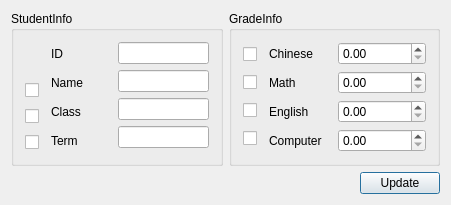
<?xml version="1.0" encoding="UTF-8"?>
<ui version="4.0">
 <class>UpdateDialogClass</class>
 <widget class="QDialog" name="UpdateDialogClass">
  <property name="geometry">
   <rect>
    <x>0</x>
    <y>0</y>
    <width>451</width>
    <height>187</height>
   </rect>
  </property>
  <property name="windowTitle">
   <string>UpdateDialog</string>
  </property>
  <layout class="QVBoxLayout" name="verticalLayout_7">
   <item>
    <layout class="QHBoxLayout" name="horizontalLayout_3" stretch="0,0">
     <item>
      <widget class="QGroupBox" name="groupBox">
       <property name="title">
        <string>StudentInfo</string>
       </property>
       <layout class="QHBoxLayout" name="horizontalLayout_2" stretch="1,4,6">
        <item>
         <layout class="QVBoxLayout" name="verticalLayout_4">
          <item>
           <spacer name="verticalSpacer">
            <property name="orientation">
             <enum>Qt::Vertical</enum>
            </property>
            <property name="sizeHint" stdset="0">
             <size>
              <width>20</width>
              <height>40</height>
             </size>
            </property>
           </spacer>
          </item>
          <item>
           <widget class="QCheckBox" name="rbName">
            <property name="minimumSize">
             <size>
              <width>20</width>
              <height>20</height>
             </size>
            </property>
            <property name="maximumSize">
             <size>
              <width>20</width>
              <height>20</height>
             </size>
            </property>
            <property name="text">
             <string/>
            </property>
           </widget>
          </item>
          <item>
           <widget class="QCheckBox" name="rbClass">
            <property name="minimumSize">
             <size>
              <width>20</width>
              <height>20</height>
             </size>
            </property>
            <property name="maximumSize">
             <size>
              <width>20</width>
              <height>20</height>
             </size>
            </property>
            <property name="text">
             <string/>
            </property>
           </widget>
          </item>
          <item>
           <widget class="QCheckBox" name="rbTerm">
            <property name="minimumSize">
             <size>
              <width>20</width>
              <height>20</height>
             </size>
            </property>
            <property name="text">
             <string/>
            </property>
           </widget>
          </item>
         </layout>
        </item>
        <item>
         <layout class="QVBoxLayout" name="verticalLayout_5">
          <item>
           <widget class="QLabel" name="lblID">
            <property name="text">
             <string>ID</string>
            </property>
           </widget>
          </item>
          <item>
           <widget class="QLabel" name="lblName">
            <property name="text">
             <string>Name</string>
            </property>
           </widget>
          </item>
          <item>
           <widget class="QLabel" name="lblClass">
            <property name="text">
             <string>Class</string>
            </property>
           </widget>
          </item>
          <item>
           <widget class="QLabel" name="lblTerm">
            <property name="text">
             <string>Term</string>
            </property>
           </widget>
          </item>
         </layout>
        </item>
        <item>
         <layout class="QVBoxLayout" name="verticalLayout_6">
          <item>
           <widget class="QLineEdit" name="lineEditID"/>
          </item>
          <item>
           <widget class="QLineEdit" name="lineEditName"/>
          </item>
          <item>
           <widget class="QLineEdit" name="lineEditClass"/>
          </item>
          <item>
           <widget class="QLineEdit" name="lineEditTerm"/>
          </item>
         </layout>
        </item>
       </layout>
      </widget>
     </item>
     <item>
      <widget class="QGroupBox" name="groupBox_2">
       <property name="title">
        <string>GradeInfo</string>
       </property>
       <layout class="QHBoxLayout" name="horizontalLayout" stretch="1,5,7">
        <item>
         <layout class="QVBoxLayout" name="verticalLayout">
          <item>
           <widget class="QCheckBox" name="rbChinese">
            <property name="minimumSize">
             <size>
              <width>20</width>
              <height>20</height>
             </size>
            </property>
            <property name="maximumSize">
             <size>
              <width>20</width>
              <height>20</height>
             </size>
            </property>
            <property name="text">
             <string/>
            </property>
           </widget>
          </item>
          <item>
           <widget class="QCheckBox" name="rbMath">
            <property name="minimumSize">
             <size>
              <width>20</width>
              <height>20</height>
             </size>
            </property>
            <property name="maximumSize">
             <size>
              <width>20</width>
              <height>20</height>
             </size>
            </property>
            <property name="text">
             <string/>
            </property>
           </widget>
          </item>
          <item>
           <widget class="QCheckBox" name="rbEnglish">
            <property name="minimumSize">
             <size>
              <width>20</width>
              <height>20</height>
             </size>
            </property>
            <property name="maximumSize">
             <size>
              <width>20</width>
              <height>20</height>
             </size>
            </property>
            <property name="text">
             <string/>
            </property>
           </widget>
          </item>
          <item>
           <widget class="QCheckBox" name="rbComputer">
            <property name="minimumSize">
             <size>
              <width>20</width>
              <height>20</height>
             </size>
            </property>
            <property name="maximumSize">
             <size>
              <width>20</width>
              <height>20</height>
             </size>
            </property>
            <property name="text">
             <string/>
            </property>
           </widget>
          </item>
         </layout>
        </item>
        <item>
         <layout class="QVBoxLayout" name="verticalLayout_2">
          <item>
           <widget class="QLabel" name="lblID_6">
            <property name="text">
             <string>Chinese</string>
            </property>
           </widget>
          </item>
          <item>
           <widget class="QLabel" name="lblID_7">
            <property name="text">
             <string>Math</string>
            </property>
           </widget>
          </item>
          <item>
           <widget class="QLabel" name="lblID_8">
            <property name="text">
             <string>English</string>
            </property>
           </widget>
          </item>
          <item>
           <widget class="QLabel" name="lblID_9">
            <property name="text">
             <string>Computer</string>
            </property>
           </widget>
          </item>
         </layout>
        </item>
        <item>
         <layout class="QVBoxLayout" name="verticalLayout_3">
          <item>
           <widget class="QDoubleSpinBox" name="spinBoxChinese"/>
          </item>
          <item>
           <widget class="QDoubleSpinBox" name="spinBoxMath"/>
          </item>
          <item>
           <widget class="QDoubleSpinBox" name="spinBoxEnglish"/>
          </item>
          <item>
           <widget class="QDoubleSpinBox" name="spinBoxComputer"/>
          </item>
         </layout>
        </item>
       </layout>
      </widget>
     </item>
    </layout>
   </item>
   <item>
    <layout class="QHBoxLayout" name="horizontalLayout_4">
     <item>
      <spacer name="horizontalSpacer">
       <property name="orientation">
        <enum>Qt::Horizontal</enum>
       </property>
       <property name="sizeHint" stdset="0">
        <size>
         <width>40</width>
         <height>20</height>
        </size>
       </property>
      </spacer>
     </item>
     <item>
      <widget class="QPushButton" name="btnUpdate">
       <property name="text">
        <string>Update</string>
       </property>
      </widget>
     </item>
    </layout>
   </item>
  </layout>
 </widget>
 <layoutdefault spacing="6" margin="11"/>
 <resources/>
 <connections/>
</ui>
